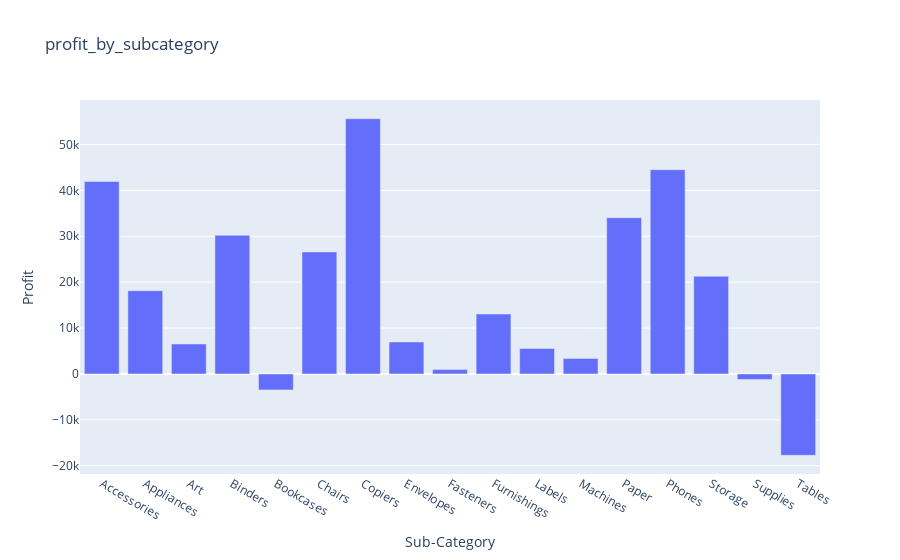

Notebook cell for this chart:
### Code cell
graph=px.bar(profit_by_subcategory , x='Sub-Category', y='Profit' , title='profit_by_subcategory')
graph.show()

### Figure 1 — Plotly figure (JSON) as saved in the notebook; plotly's stock layout.template omitted (floating-point values rounded to 4 significant figures)
{"data": [{"hovertemplate": "Sub-Category=%{x}<br>Profit=%{y}<extra></extra>", "legendgroup": "", "marker": {"color": "#636efa", "pattern": {"shape": ""}}, "name": "", "orientation": "v", "showlegend": false, "textposition": "auto", "type": "bar", "x": ["Accessories", "Appliances", "Art", "Binders", "Bookcases", "Chairs", "Copiers", "Envelopes", "Fasteners", "Furnishings", "Labels", "Machines", "Paper", "Phones", "Storage", "Supplies", "Tables"], "xaxis": "x", "y": [41940.0, 18140.0, 6528.0, 30220.0, -3473.0, 26590.0, 55620.0, 6964.0, 949.5, 13060.0, 5546.0, 3385.0, 34050.0, 44520.0, 21280.0, -1189.0, -17730.0], "yaxis": "y"}], "layout": {"barmode": "relative", "legend": {"tracegroupgap": 0}, "title": {"text": "profit_by_subcategory"}, "xaxis": {"anchor": "y", "domain": [0, 1], "title": {"text": "Sub-Category"}}, "yaxis": {"anchor": "x", "domain": [0, 1], "title": {"text": "Profit"}}}}
